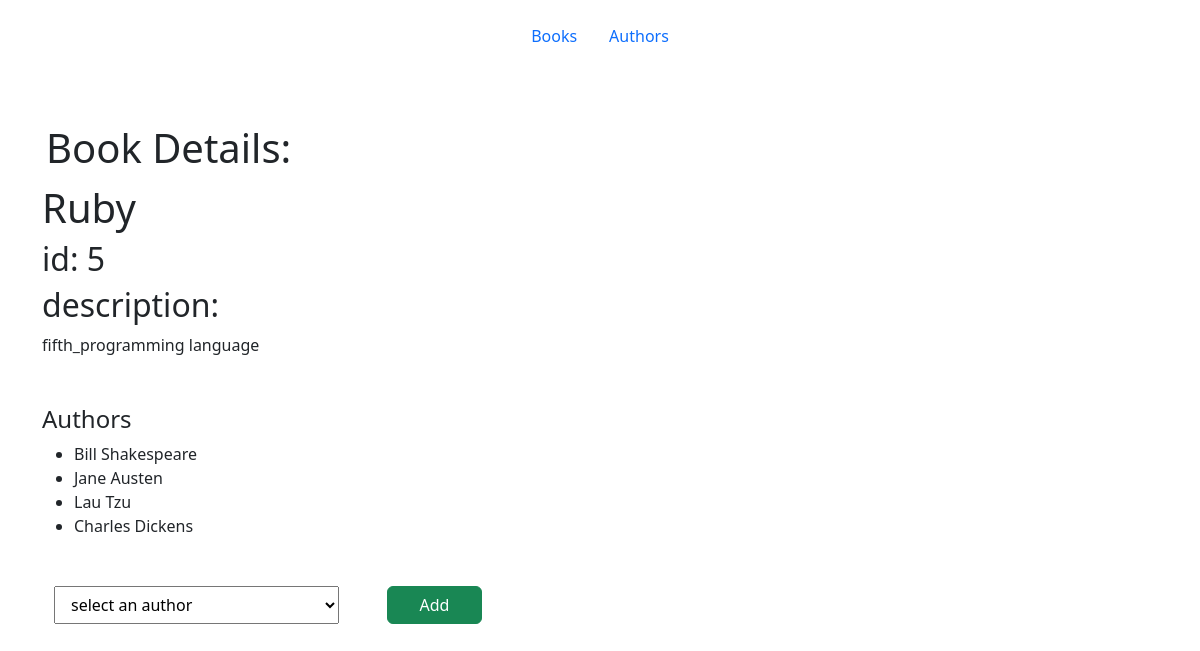
The app's page /show_book/5 with its own data.
### books_authors_app/models.py (models this page shows)
class Book(models.Model):
    title = models.CharField(max_length=255)
    desc = models.TextField()
    created_at = models.DateTimeField(auto_now_add=True)
    updated_at = models.DateTimeField(auto_now=True)

class Author(models.Model):
    first_name = models.CharField(max_length=255)
    last_name = models.CharField(max_length=255)
    notes = models.TextField(default="")
    books = models.ManyToManyField(Book, related_name="authors")
    created_at = models.DateTimeField(auto_now_add=True)
    updated_at = models.DateTimeField(auto_now=True)

### books_authors_app/views.py (the view)
# urls.py: path('show_book/<int:id>', views.view_book),
def view_book(request, id):
    book = Book.objects.get(id=id)
    authors = Author.objects.exclude(books__id=id)
    context = {
        'book': book,
        'author': authors
    }
    return render(request, 'book_details.html', context)

### books_authors_app/templates/book_details.html (shortened to what this page needs)
<!DOCTYPE html>
<html lang="en">
  <head>
    <link
      href="https://cdn.jsdelivr.net/npm/bootstrap@5.2.0-beta1/dist/css/bootstrap.min.css"
      rel="stylesheet"
    />
  </head>
  <body>
      <ul class="nav justify-content-center p-3 ">
        <li class="nav-item">
          <a class="nav-link active" href="/">Books</a>
        </li>
        <li class="nav-item">
          <a class="nav-link" href="/authors">Authors</a>
        </li>
      </ul>
    <div class="container mx-auto mt-5">
        <h1 class="p-1"> Book Details:</h1>
        <h1> {{book.title}} </h1>
        <h2>id: <span>{{book.id}}</span></h2>
        <h2>description:</h2>
        <p>{{book.desc}}</p>
    </div>
    <div class="container">
        <div class="mt-5">
            <h4>Authors</h4>
            {% if book.authors.all %}
            <ul>
                {% for author in book.authors.all %}
                <li>{{author.first_name}} {{author.last_name}}</li>
                {% endfor %}
            </ul>
            {% else %}
      <p>This book is not owned by any author</p>
      {% endif %}
            <form action="/books/{{book.id}}/assign" method="post" class="row mt-5">
                <select name="author_id"  class="col-3 ms-4 me-5">
                    <option disabled value="0" selected>select an author</option>
                </select>
                <button type="submit" class="btn btn-success col-1">Add</button>
            </form>
        </div>
    </div>
</body>
</html>

### records on screen
Book: title "Ruby", id "5", desc "fifth_programming language"
Author: first_name "Bill", last_name "Shakespeare"
Author: first_name "Jane", last_name "Austen"
Author: first_name "Lau", last_name "Tzu"
Author: first_name "Charles", last_name "Dickens"
